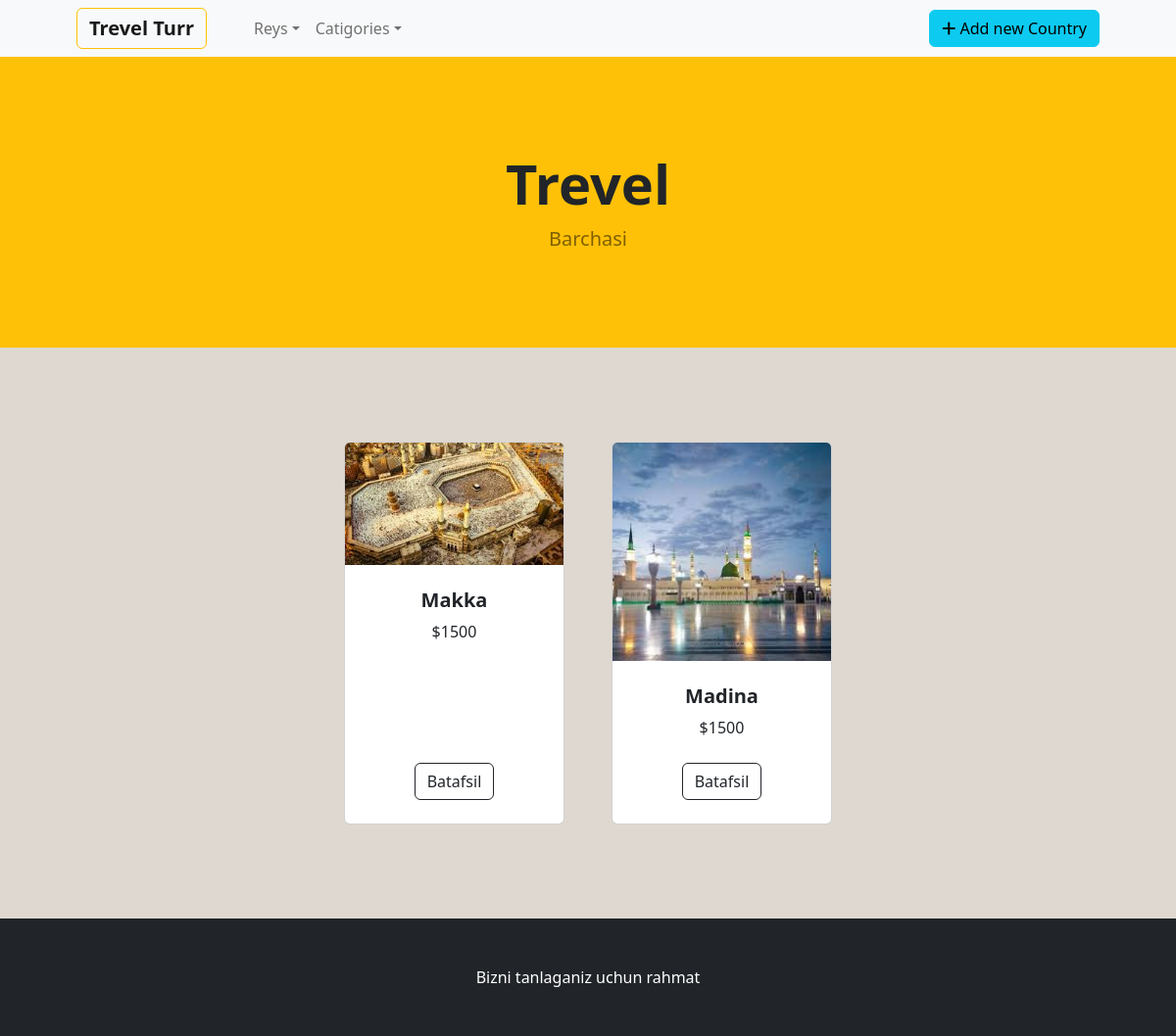
Page /category/1/ on the committed database.
### shop/models.py (models this page shows, shortened)
class Product(models.Model):
    name=models.CharField(max_length=100)
    price=models.PositiveIntegerField()
    category=models.ForeignKey(Category,on_delete=models.CASCADE,related_name='products' )
    product_date=models.DateField(auto_now_add=True)
    image=models.ImageField(upload_to='product_image/',null=True)
    about=models.CharField(max_length=1500,null=True)

### shop/views.py (the view)
# urls.py: path('category/<int:id>/', category, name="category"),
def category(request, id):
    cat = get_object_or_404(Category, id=id)
    products = cat.products.all()
    categorys = Category.objects.all()
    air = Air.objects.all()
    return render(request, 'home.html', {"products": products, "cats":categorys, 'air':air})

### template/home.html
{% extends 'base.html' %}
{% block content %}
        <section class="py-5">
            <div class="container px-4 px-lg-5 mt-5">
                <div class="row gx-4 gx-lg-5 row-cols-2 row-cols-md-3 row-cols-xl-4 justify-content-center">
                    {% for product in products %}
                    <div class="col mb-5">
                        <div class="card h-100">
                            <img class="card-img-top" src="{{product.image.url}}" alt="..." />
                            <div class="card-body p-4">
                                <div class="text-center">
                                    <h5 class="fw-bolder">{{ product.name }}</h5>
                                    ${{ product.price }}
                                </div>
                            </div>
                            <div class="card-footer p-4 pt-0 border-top-0 bg-transparent">
                                <div class="text-center">
                                    <a class="btn btn-outline-dark mt-auto" href="{% url 'batafsil' product.id %}">Batafsil</a>
                                </div>
                            </div>
                        </div>
                    </div>
                    {% endfor %}
                </div>
            </div>
        </section>
{% endblock content %}

### rows in the picture
Product: image (picture), name "Makka", price "1500"
Product: image (picture), name "Madina", price "1500"
